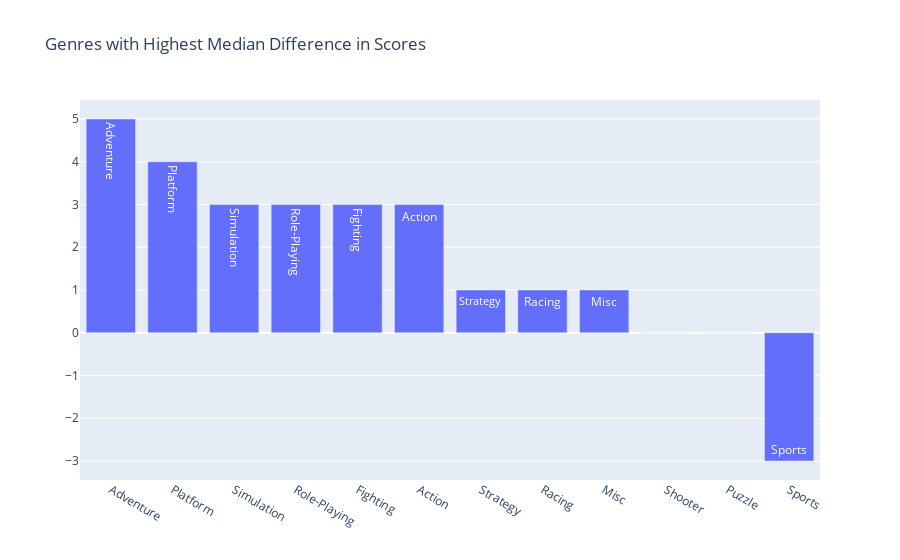

The notebook cell saved with this chart:
### Code cell
bar_dropped_data_duplicates = data_post_2000.groupby('Genre')['Difference_In_Scores'].median().sort_values(ascending=False).reset_index()

data = [Bar(x = bar_dropped_data_duplicates['Genre'], y = bar_dropped_data_duplicates['Difference_In_Scores'], text = bar_dropped_data_duplicates['Genre'])]
layout = Layout(title = "Genres with Highest Median Difference in Scores")

fig = Figure(data = data, layout = layout)

plotly.offline.iplot(fig,show_link = False)

### Figure 1 — Plotly figure (JSON) as saved in the notebook; plotly's stock layout.template omitted (floating-point values rounded to 4 significant figures)
{"data": [{"text": ["Adventure", "Platform", "Simulation", "Role-Playing", "Fighting", "Action", "Strategy", "Racing", "Misc", "Shooter", "Puzzle", "Sports"], "type": "bar", "x": ["Adventure", "Platform", "Simulation", "Role-Playing", "Fighting", "Action", "Strategy", "Racing", "Misc", "Shooter", "Puzzle", "Sports"], "y": [5, 4, 3, 3, 3, 3, 1, 1, 1, 0, 0, -3]}], "layout": {"title": {"text": "Genres with Highest Median Difference in Scores"}}}
